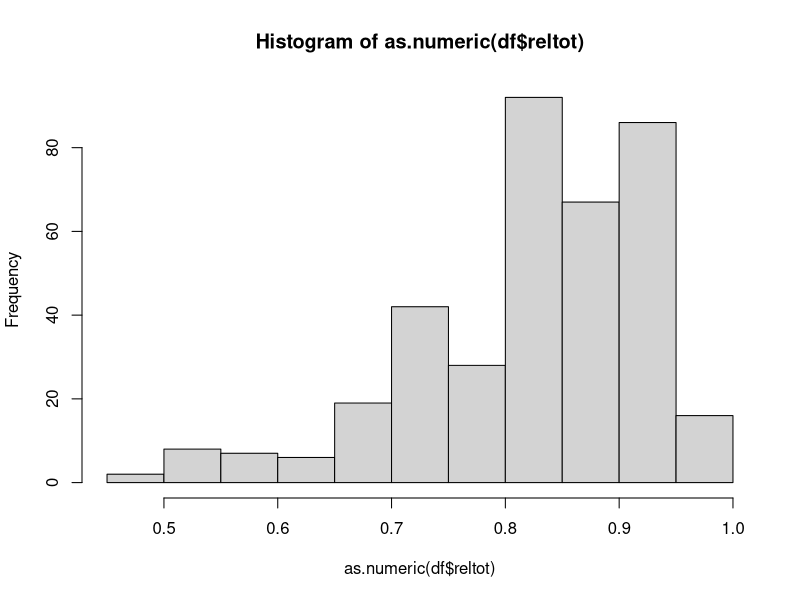
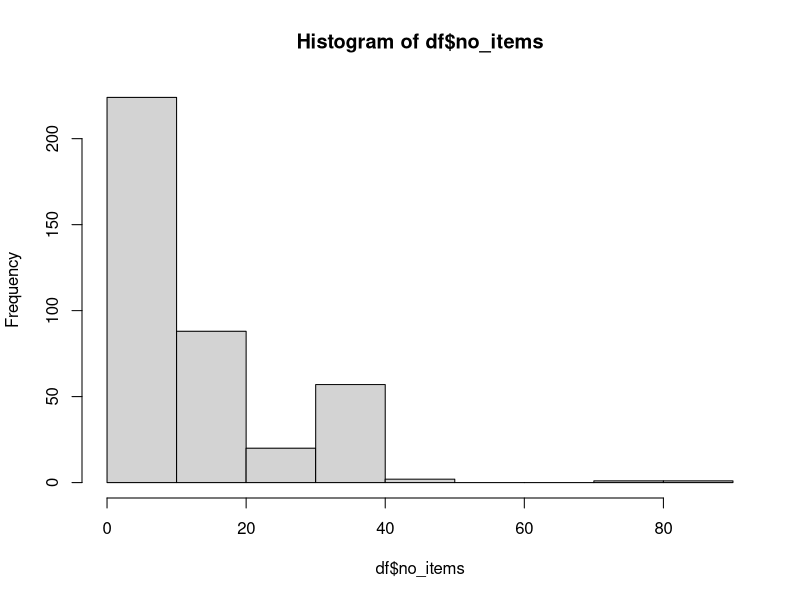

The R source for these figures, in order: (Note: this script raises an error after producing the figures.)
### CODE FOR MAIN STUDY SYSTEMATIC REVIEW MEASUREMENT INVARIANCE ##
### This is code to sample articles for which we will attempt to perform measurement invariance checks

rm(list=ls())

# packages
library("readxl")
library("lavaan")
library("writexl")

# function to check how many groups are compared for each study
assign.groups <- function(x) {
  if(is.na(x['n3_rep'])) {
    no_group <- 2
  } else if(is.na(x['n4_rep'])) {
    no_group <- 3
  } else if(is.na(x['n5_rep'])) {
    no_group <- 4 
  } else {
    no_group <- 5
  }
  return(no_group)
}

# load data from main study
df <- read_excel('../data/codebook-main-reporting.xlsx')

# give all data points a unique id so we can delete doubles later
df$id <- 1:nrow(df)

# filter out studies that reported on doing a measurement invariance check
df$mitest_rep <- as.numeric(df$mitest_rep)
df.checked <- subset(df,mitest_rep == 1)

# check distribution of reliabilities of all studies
df$reltot <- as.numeric(df$reltot)
hist(as.numeric(df$reltot))
mean(df$reltot, na.rm=T)

# check distribution of number of items of all studies
df$no_items <- as.numeric(df$no_items)
hist(df$no_items)

# select only studies that report reliability and number of items
dfs <- df[!is.na(df$reltot) & df$no_items != "NA" & !is.na(df$no_items),]

# some studies have sample sizes for groups but not the total one. 
# we will assign n_rep = sum of all the group sample sizes

# calculate inter item correlation for all studies
dfs$iic <- -(dfs$reltot / (dfs$no_items * dfs$reltot - dfs$reltot - dfs$no_items))
dfs <- as.data.frame(dfs)

# how many groups are compared for each row?
dfs$no_group <- apply(dfs,1,assign.groups)

# simulate factor model and check power to detect measurement non-invariance in the intercepts
for (i in 1:nrow(dfs)) {
  
  # simulate one-factor model with specific parameter values
  k <- dfs$no_group[i]
  
  # extract sample size for each level of k groups
  if (k == 2) {
    
    nobs <- as.numeric(c(dfs$n1_rep[i],dfs$n2_rep[i]))
    
  } else if (k == 3) {
    
    nobs <- as.numeric(c(dfs$n1_rep[i],dfs$n2_rep[i],dfs$n3_rep[i]))
    
  } else if (k == 4) {
    
    nobs <- as.numeric(c(dfs$n1_rep[i],dfs$n2_rep[i],dfs$n3_rep[i],dfs$n4_rep[i]))
    
  } else if (k == 5) {
    
    nobs <- as.numeric(c(dfs$n1_rep[i],dfs$n2_rep[i],dfs$n3_rep[i],dfs$n4_rep[i],dfs$n5_rep[i]))
    
  }
  
  # if no group sample sizes reported, take the total sample size and divide it by the number of groups
  if (is.na(nobs[1])) {
    
    nobs <- round(rep(as.numeric(dfs$n_rep[i])/k,k))

  }
  
  # number of items
  q <- dfs$no_items[i]
  
  # factor loadings (square root of the inter-item correlation)
  lambdas <- rep(sqrt(dfs$iic[i]),q)
  lambda <- matrix(c(lambdas), nrow = q, ncol = 1) 
  
  # error variances (1 - lambda^2)
  errorvar <- 1 - lambdas[1:q] * lambdas[1:q]  
  theta <- matrix(0,nrow=q,ncol=q)
  diag(theta) <- errorvar
  
  # latent variance
  phi <- 1 
  
  # assign values to item intercepts 
  # (50% of groups gets intercept difference of 0.5 in all items, see line 182 for more info)
  if (k == 2) {
    
    nu <- c(0,0.5)
    
  } else if (k == 3) {
    
    nu <- c(0,0,0.5)
    
  } else if (k == 4) {
    
    nu <- c(0,0,0.5,0.5)
    
  } else if (k == 5) {
    
    nu <- c(0,0,0,0.5,0.5)
    
  }
  
  # latent mean estimate
  alpha <- rep(0,k)
  
  # column names for covariance matrices and mean vectors (needed to estimate in lavaan)
  colnms <- NA
  for(z in 1:q){
    colnms[z] <- paste0('V', z)
  }
  
  # construct covariance matrices and mean vectors for each level of k
  if (k == 2) {
    
    mu.pop.1 <- nu[1] + lambda %*% alpha[1]									                   
    mu.pop.2 <- nu[2] + lambda %*% alpha[2]
    mu.pop <- list(mu.pop.1,mu.pop.2)
    
    sigma.pop.1 <- lambda %*% phi %*% t(lambda) + theta
    colnames(sigma.pop.1) <- colnms
    sigma.pop <- list(sigma.pop.1,sigma.pop.1)
    
    
  } else if (k == 3) {
    
    mu.pop.1 <- nu[1] + lambda %*% alpha[1]									                   									                   
    mu.pop.2 <- nu[2] + lambda %*% alpha[2]
    mu.pop.3 <- nu[3] + lambda %*% alpha[3]
    mu.pop <- list(mu.pop.1,mu.pop.2,mu.pop.3)
    
    sigma.pop.1 <- lambda %*% phi %*% t(lambda) + theta
    colnames(sigma.pop.1) <- colnms
    sigma.pop <- list(sigma.pop.1,sigma.pop.1,sigma.pop.1)
    
  } else if (k == 4) {
    
    mu.pop.1 <- nu[1] + lambda %*% alpha[1]									                   
    mu.pop.2 <- nu[2] + lambda %*% alpha[2]
    mu.pop.3 <- nu[3] + lambda %*% alpha[3]
    mu.pop.4 <- nu[4] + lambda %*% alpha[4]
    mu.pop <- list(mu.pop.1,mu.pop.2,mu.pop.3,mu.pop.4)
    
    sigma.pop.1 <- lambda %*% phi %*% t(lambda) + theta
    colnames(sigma.pop.1) <- colnms
    sigma.pop <- list(sigma.pop.1,sigma.pop.1,sigma.pop.1,sigma.pop.1)
    
  } else if (k == 5) {
    
    mu.pop.1 <- nu[1] + lambda %*% alpha[1]									                   
    mu.pop.2 <- nu[2] + lambda %*% alpha[2]
    mu.pop.3 <- nu[3] + lambda %*% alpha[3]
    mu.pop.4 <- nu[4] + lambda %*% alpha[4]
    mu.pop.5 <- nu[5] + lambda %*% alpha[5]
    mu.pop <- list(mu.pop.1,mu.pop.2,mu.pop.3,mu.pop.4,mu.pop.5)
    
    sigma.pop.1 <- lambda %*% phi %*% t(lambda) + theta
    colnames(sigma.pop.1) <- colnms
    sigma.pop <- list(sigma.pop.1,sigma.pop.1,sigma.pop.1,sigma.pop.1,sigma.pop.1)
    
  }
  
  # we assigned bias in all indicators for 50% of the groups, but we only need bias in 1/3 of those indicators
  # here we assign an intercept of 0 (no bias) to 2/3 of the indicators that were 0.50. 
  for(x in 2:k){
    mu.pop[[x]][((round(q/3))+1):q] <- 0
  }
  
  # construct model syntax for lavaan to analyze
  mods.metric <- mods.scalar <- NA

  for(l in 1:q){
    mods.metric[l] <- c(paste0("F1 =~", 'V', l))
    mods.scalar[l] <- c(paste0("F1 =~", 'V', l))
    
  }

  mods.metric[q+1] <- paste0("F1~ c(", paste0(rep(0,k), sep= "",collapse = ","), ")*1")
  mods.scalar[q+1] <- paste0("F1~ c(0,", paste0(rep(NA,k-1), sep= "",collapse = ","), ")*1")
  
  # Fit metric (loadings equal across groups) and scalar invariance (loadings and intercepts equal across groups) models
  mod.metric <- cfa(mods.metric, sample.cov = sigma.pop, sample.mean = mu.pop, sample.nobs = nobs, std.lv=T, group.equal = c("loadings"))
  mod.scalar <- cfa(mods.scalar, sample.cov = sigma.pop, sample.mean = mu.pop, sample.nobs = nobs, std.lv=T, group.equal = c("loadings","intercepts"))
  
  # likelihood ratio test between the models
  mod <- anova(mod.metric,mod.scalar)

  # extract chisquare difference between the two models as NCP + extract degrees of freedom
  ncp <- mod$`Chisq diff`[2]
  dof <- mod$`Df`[2] - mod$`Df`[1]
  
  # power estimate given degrees of freedom and NCP
  # indicates power to detect intercept non-invariance in 1/3 of the indicators for 1/2 of the groups
  power.cfa.th <- 1 - pchisq(qchisq(.95, df = dof), df = dof, ncp = ncp) 
  dfs$powerncp[i] <- as.numeric(power.cfa.th)
}

# select only those studies that have a power to detect non-invariance of > 0.80
df.select <- dfs[dfs$powerncp > 0.80,1:36]

# merge the dataset of selected studies with the dataset of studies that reported on doing measurement invariance checks
df.rep <- rbind(df.checked,df.select)

# IDs 178, 868 and 869 are duplicated, remove them
df.rep <- df.rep[!duplicated(df.rep$id), ] 

# save final dataset of studies that we will attempt to reproduce
write_xlsx(df.rep, "../data/codebook-main-reproducibility.xlsx")
